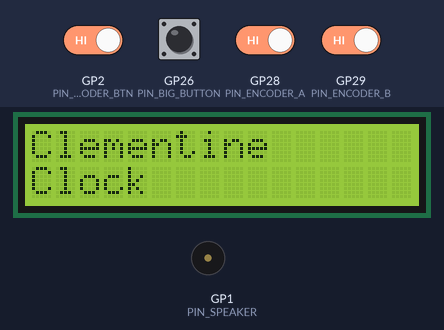
Recording of a sketch running on a simulated Raspberry Pi Pico. Parts: 16×2 character LCD, buzzer (waves = sounding, pin HIGH). The inputs (shaded band) are chosen by the test bench; at power-on: GP2 (PIN_ENCODER_BTN), GP26 (PIN_BIG_BUTTON), GP28 (PIN_ENCODER_A), GP29 (PIN_ENCODER_B) HIGH. What the sketch prints to the serial monitor is not drawn.

Above: at 1.1 s.
At 4.2 s:
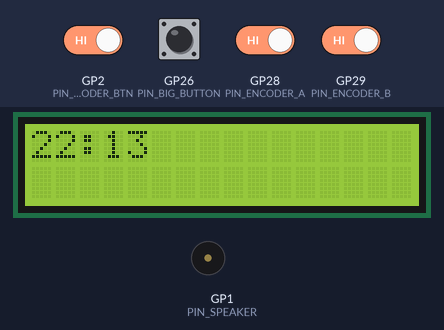
4.3 s: GP2 (PIN_ENCODER_BTN) driven LOW
At 5.2 s:
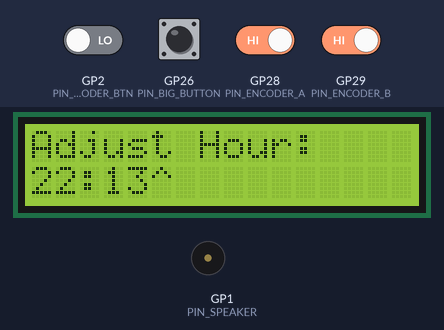
5.8 s: GP2 (PIN_ENCODER_BTN) driven HIGH
At 6.6 s:
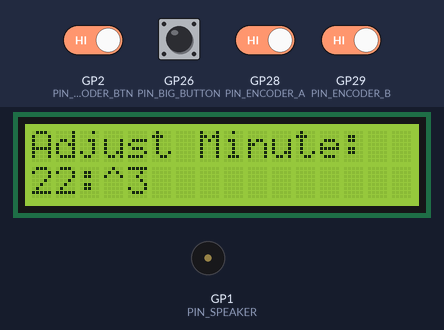
Timing chart, 0 to 8.8 s (numbered marks = the images above; inputs shaded):
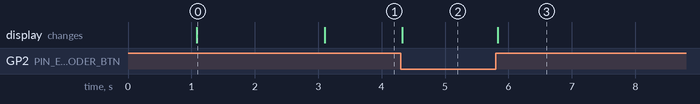

Measured:
- after the input at 4.3 s, the display: changes at once (image 2)
- after the input at 5.8 s, the display: changes at once (image 3)
- what the display in image 0 shows lasts 2.0 s, from 1.1 s to 3.1 s

The sketch:

clementine_clock.ino
```cpp
#include <Wire.h>
#include <LiquidCrystal_I2C.h>
#include <RTClib.h>

#define PIN_BIG_BUTTON 26
#define PIN_SMALL_BUTTON 27
#define PIN_ENCODER_A 28
#define PIN_ENCODER_B 29
#define PIN_ENCODER_BTN 2
#define PIN_SPEAKER 1

LiquidCrystal_I2C lcd(0x27, 16, 2);

RTC_Millis rtc;

int currentHour = 12;
int currentMinute = 0;
int currentSecond = 0;
unsigned long lastMinuteUpdate = 0;
unsigned long lastSecondUpdate = 0;
unsigned long last5MinuteSound = 0;

volatile int encoderPosition = 0;
int lastEncoderPosition = 0;
int lastEncoderA = 0;
int lastEncoderB = 0;
bool encoderPressed = false;
bool lastEncoderPressed = false;
bool timeAdjustMode = false;
int adjustField = 0;
unsigned long encoderButtonPressTime = 0;

bool bigButtonPressed = false;
bool lastBigButtonPressed = false;

bool displayNeedsUpdate = true;

void setup() {
  Serial.begin(115200);
  delay(1000);
  Serial.println("Clementine Clock Starting...");

  Wire.begin();

  lcd.init();
  lcd.backlight();
  lcd.clear();
  lcd.setCursor(0, 0);
  lcd.print("Clementine");
  lcd.setCursor(0, 1);
  lcd.print("Clock");
  delay(2000);
  lcd.clear();

  rtc.begin(DateTime(F(__DATE__), F(__TIME__)));
  DateTime now = rtc.now();
  currentHour = now.hour();
  currentMinute = now.minute();
  currentSecond = now.second();

  pinMode(PIN_BIG_BUTTON, INPUT_PULLUP);
  pinMode(PIN_SMALL_BUTTON, INPUT_PULLUP);
  pinMode(PIN_ENCODER_A, INPUT_PULLUP);
  pinMode(PIN_ENCODER_B, INPUT_PULLUP);
  pinMode(PIN_ENCODER_BTN, INPUT_PULLUP);
  pinMode(PIN_SPEAKER, OUTPUT);

  lastEncoderA = digitalRead(PIN_ENCODER_A);
  lastEncoderB = digitalRead(PIN_ENCODER_B);

  updateDisplay();

  Serial.println("Clock initialized!");
}

void loop() {
  unsigned long currentMillis = millis();

  if (currentMillis - lastSecondUpdate >= 1000) {
    lastSecondUpdate = currentMillis;
    currentSecond++;
    if (currentSecond >= 60) {
      currentSecond = 0;
      currentMinute++;
      if (currentMinute >= 60) {
        currentMinute = 0;
        currentHour++;
        if (currentHour >= 24) {
          currentHour = 0;
        }
      }
    }
  }

  if (currentMillis - lastMinuteUpdate >= 60000) {
    lastMinuteUpdate = currentMillis;
    displayNeedsUpdate = true;

    if (currentMinute % 5 == 0 && currentSecond == 0) {
      if (currentMillis - last5MinuteSound >= 60000) {
        last5MinuteSound = currentMillis;
        playSound();
      }
    }
  }

  readRotaryEncoder();

  readButtons();

  if (timeAdjustMode) {
    handleTimeAdjustment();
  }

  if (displayNeedsUpdate) {
    updateDisplay();
    displayNeedsUpdate = false;
  }

  delay(10);
}

void readRotaryEncoder() {
    encoderPressed = !digitalRead(PIN_ENCODER_BTN);

  if (encoderPressed && !lastEncoderPressed) {
    timeAdjustMode = true;
    adjustField = 0;
    encoderButtonPressTime = millis();
    encoderPosition = 0;
    lastEncoderPosition = 0;
    Serial.println("Entering time adjustment mode - adjust hour");
    displayNeedsUpdate = true;
  }

  if (!encoderPressed && lastEncoderPressed) {
    if (timeAdjustMode) {
      if (adjustField == 0) {
        adjustField = 1;
        encoderPosition = 0;
        lastEncoderPosition = 0;
        Serial.println("Switching to minute adjustment");
        displayNeedsUpdate = true;
      } else {
        timeAdjustMode = false;
        Serial.println("Exiting time adjustment mode");
        displayNeedsUpdate = true;
      }
    }
  }

  lastEncoderPressed = encoderPressed;

  if (encoderPressed && timeAdjustMode) {
    int encoderA = digitalRead(PIN_ENCODER_A);
    int encoderB = digitalRead(PIN_ENCODER_B);

    if (encoderA != lastEncoderA || encoderB != lastEncoderB) {
      if (lastEncoderA == LOW && encoderA == HIGH) {
        if (encoderB == LOW) {
          encoderPosition++;
        } else {
          encoderPosition--;
        }
      } else if (lastEncoderB == LOW && encoderB == HIGH) {
        if (encoderA == LOW) {
          encoderPosition--;
        } else {
          encoderPosition++;
        }
      }

      lastEncoderA = encoderA;
      lastEncoderB = encoderB;
    }

    if (encoderPosition != lastEncoderPosition) {
      int change = encoderPosition - lastEncoderPosition;

      if (adjustField == 0) {
        currentHour += change;
        if (currentHour < 0) currentHour = 23;
        if (currentHour >= 24) currentHour = 0;
        Serial.print("Hour adjusted to: ");
        Serial.println(currentHour);
      } else {
        currentMinute += change;
        if (currentMinute < 0) {
          currentMinute = 59;
          currentHour--;
          if (currentHour < 0) currentHour = 23;
        }
        if (currentMinute >= 60) {
          currentMinute = 0;
          currentHour++;
          if (currentHour >= 24) currentHour = 0;
        }
        Serial.print("Minute adjusted to: ");
        Serial.println(currentMinute);
      }

      lastEncoderPosition = encoderPosition;
      displayNeedsUpdate = true;
      currentSecond = 0;
    }
  } else if (!encoderPressed) {
    lastEncoderA = digitalRead(PIN_ENCODER_A);
    lastEncoderB = digitalRead(PIN_ENCODER_B);
    encoderPosition = 0;
    lastEncoderPosition = 0;
  }
}

void readButtons() {
  bigButtonPressed = !digitalRead(PIN_BIG_BUTTON);

  if (bigButtonPressed && !lastBigButtonPressed) {
    Serial.println("Big button pressed");
  }

  lastBigButtonPressed = bigButtonPressed;
}

void handleTimeAdjustment() {
}

void updateDisplay() {
  lcd.clear();

  if (timeAdjustMode) {
    lcd.setCursor(0, 0);
    if (adjustField == 0) {
      lcd.print("Adjust Hour:");
    } else {
      lcd.print("Adjust Minute:");
    }
    lcd.setCursor(0, 1);
  } else {
    lcd.setCursor(0, 0);
  }

  char timeStr[6];
  sprintf(timeStr, "%02d:%02d", currentHour, currentMinute);
  lcd.print(timeStr);

  if (timeAdjustMode) {
    lcd.setCursor(5, 1);
    if (adjustField == 0) {
      lcd.print("^");
    } else {
      lcd.setCursor(3, 1);
      lcd.print("^");
    }
  }
}

void playSound() {

  unsigned long toneStart = millis();
  unsigned long toneDuration = 200;

  while (millis() - toneStart < toneDuration) {
    digitalWrite(PIN_SPEAKER, HIGH);
    delayMicroseconds(500);
    digitalWrite(PIN_SPEAKER, LOW);
    delayMicroseconds(500);
  }

  delay(50);

  toneStart = millis();
  while (millis() - toneStart < toneDuration) {
    digitalWrite(PIN_SPEAKER, HIGH);
    delayMicroseconds(416);
    digitalWrite(PIN_SPEAKER, LOW);
    delayMicroseconds(416);
  }

  digitalWrite(PIN_SPEAKER, LOW);

  Serial.println("5-minute sound played");
}
```
